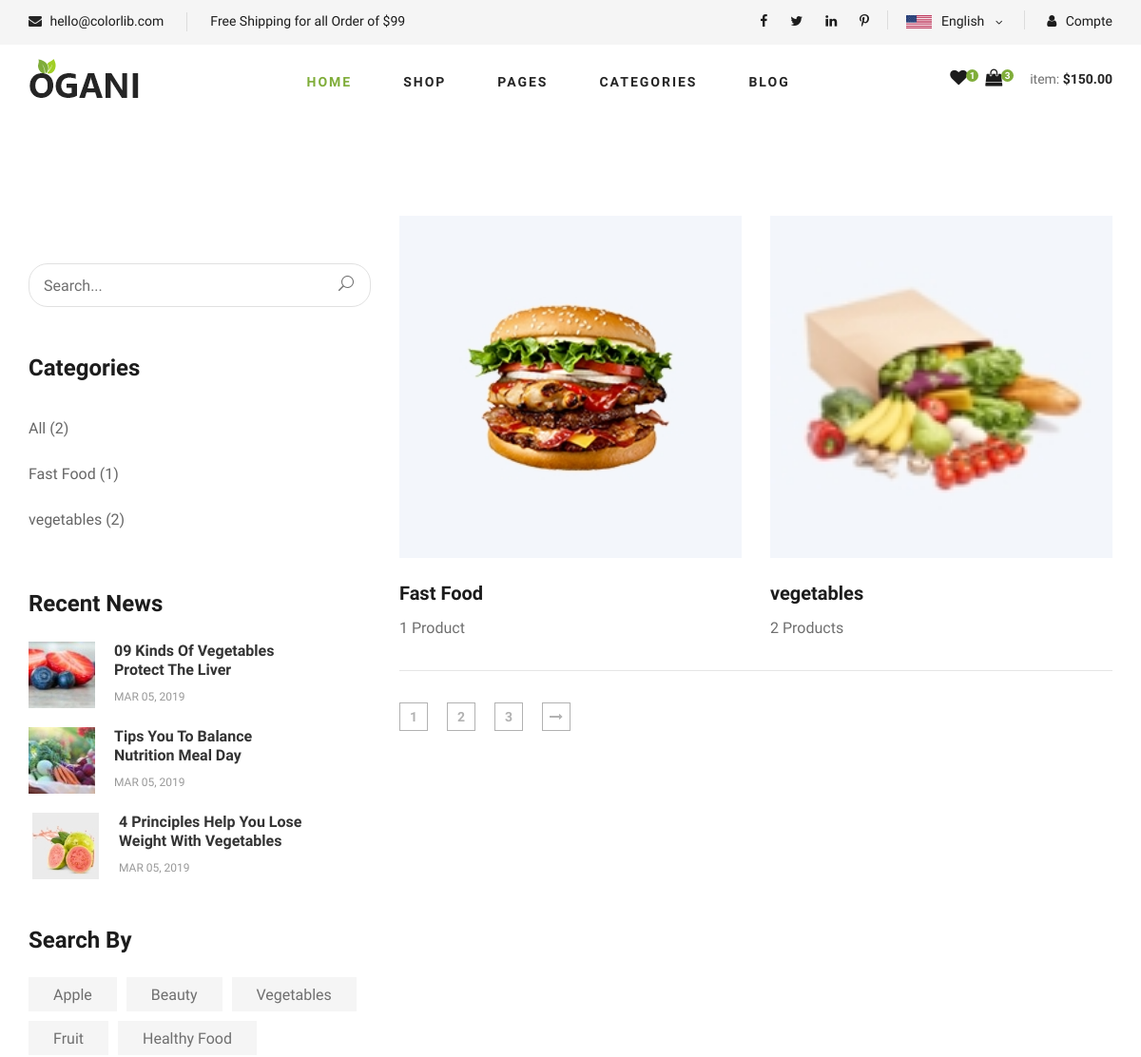
The page /categories/ (upper part) on the database as committed earlier.
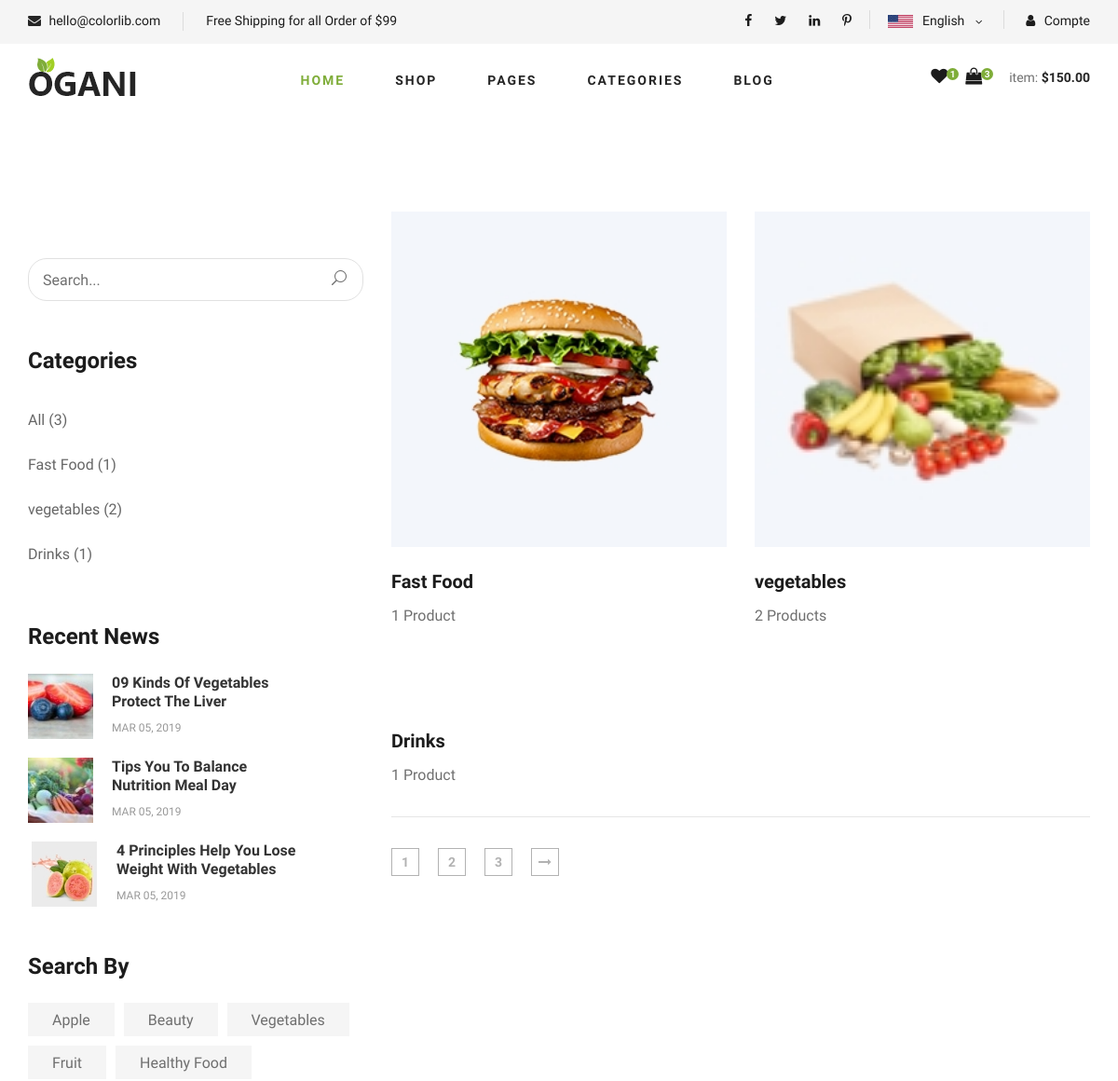
The same page on the database as committed later.
### core/models.py (models this page shows, shortened)
class Category(models.Model):
    cid = ShortUUIDField(
        unique=True, length=10, max_length=20, prefix="cat", alphabet="abcdefgk"
    )
    title = models.CharField(max_length=100, default="Food")
    image = models.ImageField(upload_to="category", default="category.jpg")
    class Meta:
        verbose_name_plural = "categories"

### core/views.py (the view)
# urls.py: path("categories/", views.category_list_view, name="category-list"),
def category_list_view(request):
    category = Category.objects.all()
    context = {
        "categories": category,
    }
    return render(request, "core/category-list.html", context)

### core/context_processer.py (called while the page is built)
def default(request):
    categories = Category.objects.all()
    vendors = Vendor.objects.all()
    min_max_price = Product.objects.aggregate(min_price=Min("price"),max_price=Max("price"))
    try:
            address = Address.objects.filter(user=request.user)
    except:
            address = None
    return {
        "categories": categories,
        "address": address,
        "vendors": vendors,
        'min_max_price': {
            'price__min': min_max_price['min_price'],
            'price__max': min_max_price['max_price']
        }
    }

### templates/core/category-list.html (shortened to what the changed rows need)
{% extends 'partials/base.html' %}
{% load static%}
{% block content %}
    <section class="blog spad">
        <div class="container">
            <div class="row">
                <div class="col-lg-4 col-md-5">
                    <div class="blog__sidebar">
                        <div class="blog__sidebar__item">
                            <ul>
                                <li><a href="#">All <span> ({{categories.count}})</span></a></li>
                                {%for c in categories%}
                                <li><a href="#">{{c.title}} <span>({{c.category.count}})</span></a></li>
                                {%endfor%}
                            </ul>
                        </div>
                    </div>
                </div>
                <div class="col-lg-8 col-md-7">
                    <div class="row">
                    {%for c in categories%}
                        <div class="col-lg-6 col-md-6 col-sm-6">
                            <div class="blog__item">
                                <div class="blog__item__pic">
                                    <img src="{{c.image.url}}" alt="">
                                </div>
                                <div class="blog__item__text">
                                    <h5><a href="#">{{c.title}}</a></h5>
                                    <p>{{c.category.count}} Product{{c.category.count|pluralize}} </p>
                                </div>
                            </div>
                        </div>
                        {%endfor%}
                    </div>
                </div>
            </div>
        </div>
    </section>
 {%endblock%}

Rows that differ between the two databases and show on the page:
added Category: title "Drinks", category.count "1"
Other text that changed with them:
{{ categories.count }}: "2" → "3"
